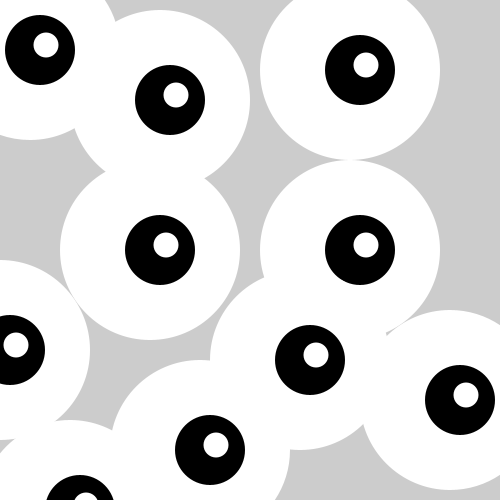
Frame 1 (no input)
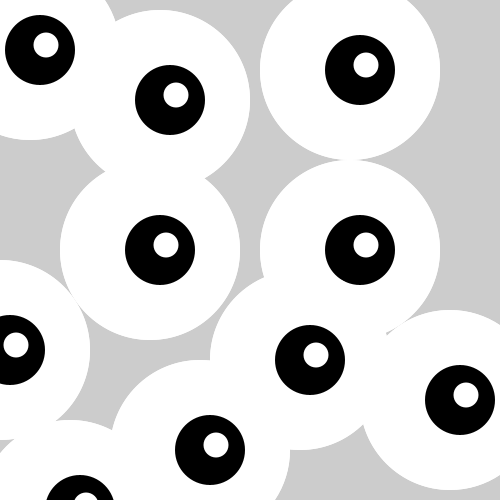
Frame 2 (the mouse pressed at the canvas centre, redrawn once)

The Processing sketch that drew these frames (run headless with seeded random() and noise(); the mouse was pressed at the canvas centre and the sketch redrawn once):

// Processing sketch: code_08_04
// ── code_08_04.pde
void setup() {
  size(500, 500);
  noStroke();
  noLoop();
}
  void draw() {
  eye(350, 250);
  eye(150, 250);
  eye(30, 50);
  eye(450, 400);
  eye(350, 70);
  eye(200, 450);
  eye(0, 350);
  eye(160, 100);
  eye(300, 360);
  eye(70, 510);
}

void eye(int x, int y){
  fill(255);
  ellipse(x, y, 180, 180);
  fill(0);
  ellipse(x+10, y, 70, 70); 
  fill(255);
  ellipse(x+16, y-5, 25, 25);
}
